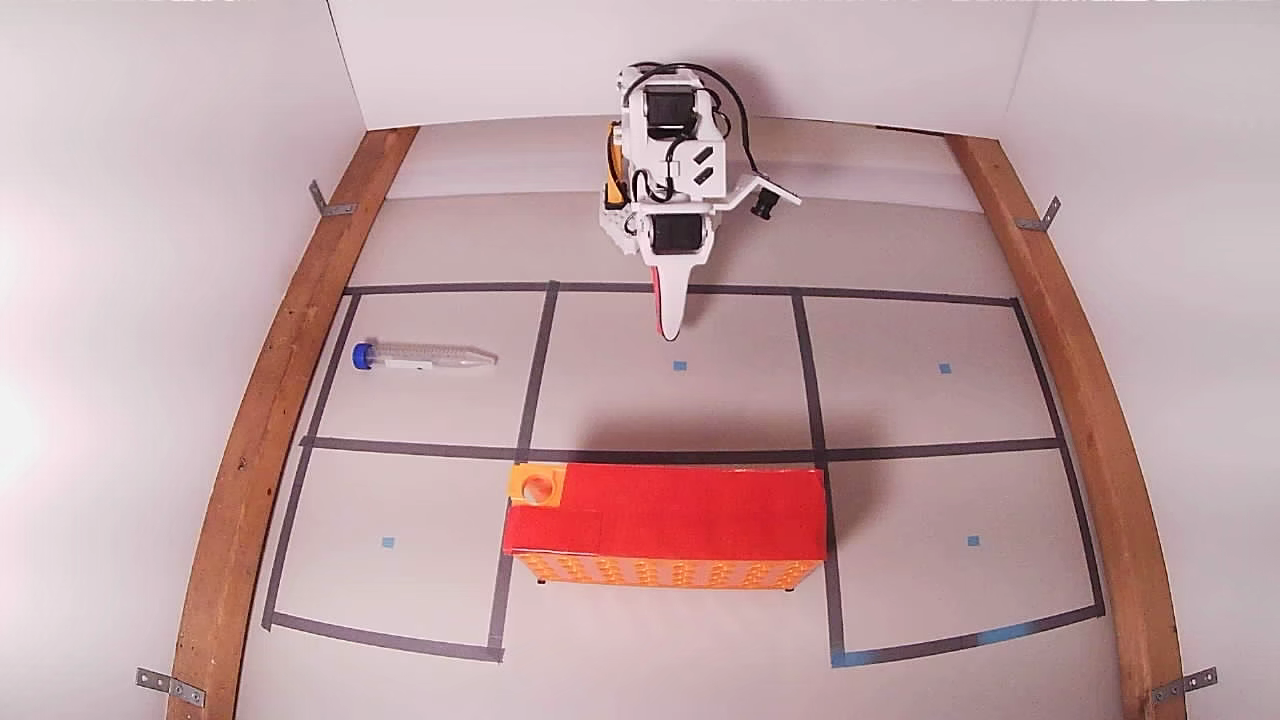
#> input picture tools/v2_training_start_reference.png, 1280 x 720 px, given in place of the camera
$ python seat_check.py 5
#> lines starting #> are read from the running program, lines starting #| are printed output that depends on the picture; after the words box and inside, x2 and y2 are one past the last pixel; in counts of white or black regions, pixels touching at a corner belong together
"""Blind mechanical seat check for the pre-registered priming confirmation.
Captures one front-camera frame, finds the blue cap, classifies:
  SEAT  cap centroid in the rack/funnel region (470<x<640, 400<y<540)
  MISS  cap centroid elsewhere in the workspace (incl. mat)
  UNKNOWN  no cap found (occluded/out of frame)
Region logic identical to the tail classifier validated on all 46 v3
episodes (Aug 27). Saves the frame for re-scoring. No hypothesis input.
"""
import sys, time
from pathlib import Path
import cv2
import numpy as np

OUT = Path(__file__).parent / "seat_checks"
OUT.mkdir(exist_ok=True)
idx = int(sys.argv[1]) if len(sys.argv) > 1 else 1

cap = cv2.VideoCapture(idx, cv2.CAP_AVFOUNDATION)
cap.set(cv2.CAP_PROP_FRAME_WIDTH, 1280)
cap.set(cv2.CAP_PROP_FRAME_HEIGHT, 720)
for _ in range(15):
    cap.read()
#> this loop made 15 passes
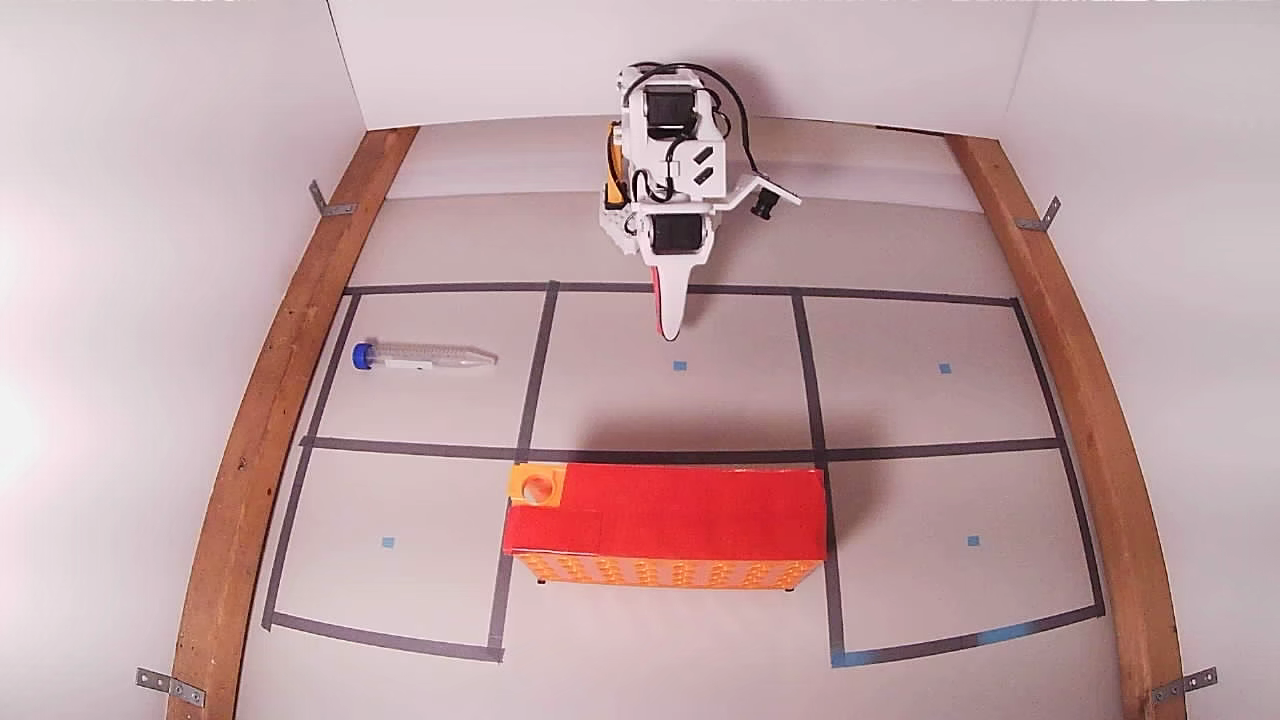
#> input picture tools/v2_training_start_reference.png, 1280 x 720 px, given in place of the camera
ok, img = cap.read()
#> img is the input picture: shape (720, 1280, 3); mean B, G, R 163.1, 161.1, 192
cap.release()
if not ok or img is None:
    print("SEATCHECK UNKNOWN (no frame)")
    sys.exit(1)

ts = time.strftime("%H%M%S")
cv2.imwrite(str(OUT / f"seat_{ts}.png"), img)

hsv = cv2.cvtColor(img, cv2.COLOR_BGR2HSV)
#> hsv: shape (720, 1280, 3); mean H, S, V 144.1, 47.3, 192.1
m = cv2.inRange(hsv, np.array([100, 120, 60]), np.array([125, 255, 255]))
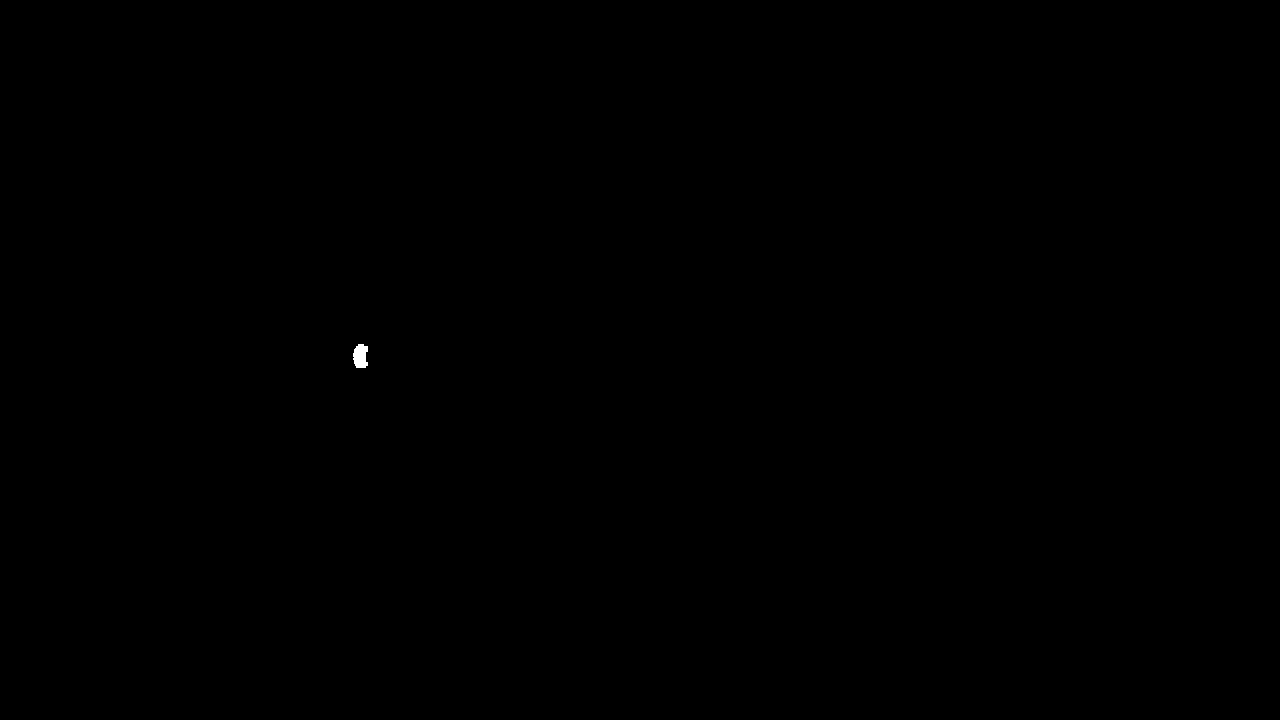
#> m: shape (720, 1280); 0.03% white; 1 white region
m[:250, :] = 0
cnts, _ = cv2.findContours(m, cv2.RETR_EXTERNAL, cv2.CHAIN_APPROX_SIMPLE)
#> cnts = 1 contour; box (x1, y1, x2, y2) and area: (353, 344, 368, 368) 256
cnts = [c for c in cnts if cv2.contourArea(c) > 40]
if not cnts:
    print(f"SEATCHECK UNKNOWN (no cap) frame=seat_{ts}.png")
    sys.exit(0)
M = cv2.moments(max(cnts, key=cv2.contourArea))
#> M = moments, m00 256.5, centre m10/m00, m01/m00 = (360, 355.8)
x, y = M["m10"] / M["m00"], M["m01"] / M["m00"]
#> x = 360; y = 355.8
verdict = "SEAT" if (470 < x < 640 and 400 < y < 540) else "MISS"
#> verdict = 'MISS'
print(f"SEATCHECK {verdict} cap=({x:.0f},{y:.0f}) frame=seat_{ts}.png")
#| SEATCHECK MISS cap=(360,356) frame=seat_095750.png
